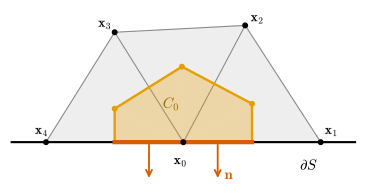

The Python source for this figure:
"""Figure 42.5.2: the dual cell of a boundary vertex is clipped by the boundary (Section 42.5, Proposition 42.5.9).

Planar mesh piece: boundary vertex x_0 = (0, 0) on the boundary line y = 0, boundary neighbours x_1 = (1, 0),
x_4 = (-1, 0), interior neighbours x_2 = (0.45, 0.85), x_3 = (-0.5, 0.8); faces (0, 1, 2), (0, 2, 3), (0, 3, 4)
(counterclockwise; the mesh lies above y = 0). The circumcentric dual cell C_0 is the union of the right triangles
(x_0, m_0j, c_f) (light orange). Its boundary consists of the dual-edge pieces [m, c_f] (orange: the flux through them is
(L u)_0) and the two half boundary edges [m_04, x_0], [x_0, m_01] on y = 0 (vermilion, with the outward conormal n:
there the flux is not part of L u; it is the Neumann datum).
Self-check: for u = 2x + 3y (affine), the flux through the orange pieces equals (L u)_0, and adding the flux through
the vermilion pieces (= int <grad u, n> = -3 * 1) gives 0 = int_{C_0} Delta u (divergence theorem).

Run from the project root:
``PYTHONPATH=tools python3 chapters/42-laplace-beltrami/figures/fig-42-5-2-clipped-cell.py``
"""

import dgdec as dd
import dgmesh as dm

import dgfig  # noqa: E402

dgfig.setup()

import matplotlib.pyplot as plt  # noqa: E402
import numpy as np  # noqa: E402
from matplotlib.patches import Polygon  # noqa: E402

col = dgfig.COLORS
V = np.array([[0.0, 0, 0], [1.0, 0, 0], [0.45, 0.85, 0], [-0.5, 0.8, 0], [-1.0, 0, 0]])
F = np.array([[0, 1, 2], [0, 2, 3], [0, 3, 4]])
assert np.all(dm.face_cross(V, F)[:, 2] > 0) and dm.corner_angles(V, F).max() < np.pi / 2
C = dd.circumcenters(V, F)
L = dm.cotan_laplacian(V, F)
u = 2 * V[:, 0] + 3 * V[:, 1]
flux_dual = 0.0
for f, (i, j, k) in enumerate(F):
    g = (u[[i, j, k]] @ dd.barycentric_gradients(V[[i, j, k]]))[:2]
    for a, b in ((0.5 * (V[i] + V[j]), C[f]), (C[f], 0.5 * (V[i] + V[k]))):
        s = (b - a)[:2]
        flux_dual += g @ np.array([s[1], -s[0]])
assert abs(flux_dual - (L @ u)[0]) < 1e-14
flux_bdry = np.array([2.0, 3.0]) @ np.array([0.0, -1.0]) * 1.0       # the two half edges have total length 1
assert abs(flux_dual + flux_bdry) < 1e-14
print(f"(L u)_0 = {(L @ u)[0]:.4f}, boundary flux = {flux_bdry:.4f}, cell area = {dd.dual_areas(V, F, 'circumcentric')[0]:.4f}")

fig, ax = plt.subplots(figsize=(4.8, 2.9))
for f in F:
    ax.fill(*V[f][:, :2].T, color="#EEEEEE", zorder=0)
for a, b in dm.edges(F):
    ax.plot(*V[[a, b]][:, :2].T, color="#888888", lw=0.8, zorder=1)
ax.plot([-1.25, 1.25], [0, 0], color=col["main"], lw=1.6, zorder=1)
for f, (i, j, k) in enumerate(F):
    mij, mik = 0.5 * (V[i] + V[j]), 0.5 * (V[i] + V[k])
    for tri in ((V[i], mij, C[f]), (V[i], C[f], mik)):
        ax.add_patch(Polygon(np.array(tri)[:, :2], closed=True, facecolor=col["accent"], alpha=0.3, edgecolor="none",
                             zorder=2))
    ax.plot([mij[0], C[f][0], mik[0]], [mij[1], C[f][1], mik[1]], color=col["accent"], lw=1.8, zorder=3)
ax.plot([-0.5, 0.5], [0, 0], color=col["normal"], lw=3.2, zorder=4)
for x0 in (-0.25, 0.25):
    ax.annotate("", xy=(x0, -0.28), xytext=(x0, 0.0), arrowprops=dict(arrowstyle="->", color=col["normal"], lw=1.4),
                zorder=5)
ax.text(0.3, -0.27, r"$\mathbf{n}$", fontsize=11, color=col["normal"])
ax.plot(*C[:, :2].T, "o", color=col["accent"], ms=3.5, zorder=6)
ax.plot(V[:, 0], V[:, 1], "o", color=col["main"], ms=3.5, zorder=7)
for idx, off in enumerate([(-0.07, -0.16), (0.03, 0.06), (0.04, 0.03), (-0.12, 0.04), (-0.08, 0.06)]):
    ax.text(V[idx, 0] + off[0], V[idx, 1] + off[1], rf"$\mathbf{{x}}_{idx}$", fontsize=10, zorder=8)
ax.text(-0.15, 0.25, r"$C_0$", fontsize=11, color="#9A6A00")
ax.text(0.85, -0.2, r"$\partial S$", fontsize=11)
ax.set_aspect("equal")
ax.set_xlim(-1.3, 1.3)
ax.set_ylim(-0.35, 1.0)
ax.set_axis_off()
dgfig.save(fig, __file__)
